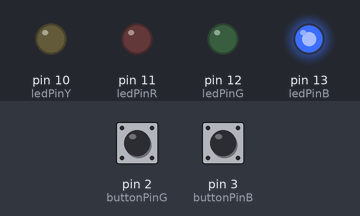
A sketch run on a simulated Arduino Uno, built with avr-gcc and run on an emulated ATmega328P. Shown: output pins drawn as LEDs (lit = HIGH). Inputs (shaded band) come from the test bench; at power-on: pin 2 (buttonPinG) HIGH, pin 3 (buttonPinB) HIGH. Random numbers use the default seed unless the sketch sets one. At 4.0 s the program stops and its outputs stay as they are.

Above: at 0.7 s.
At 1.2 s:
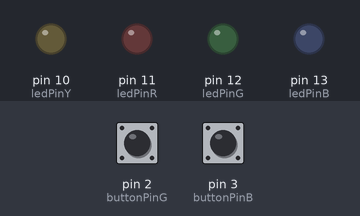
1.3 s: pin 2 (buttonPinG) pulled LOW for 1.8 s
At 4.4 s:
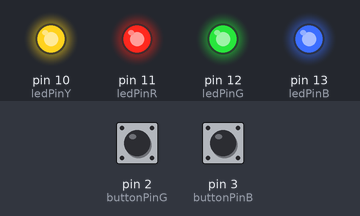
Timing chart, 0 to 5.5 s (numbered marks = the images above; inputs shaded):
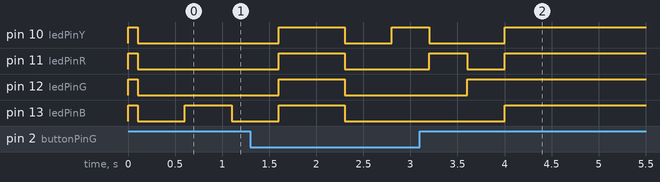

The sketch:

FlashPattern.ino
```cpp
const int buttonPinB = 3;
const int buttonPinG = 2;
const int buttonPinR = 1;
const int buttonPinY = 0;
int ledPinB = 13;
int ledPinG = 12;
int ledPinR = 11;
int ledPinY = 10;
int buttonStateR = 0;
int buttonStateB = 0;
int buttonStateG = 0;
int buttonStateY = 0;

const int length = 20;
int sequence[length];
int n = 0;
int input = 0;
int count = 0;
int t = 0;


int check = 0;
int correct = 1;

void setup() {
  pinMode(ledPinR, OUTPUT);
  pinMode(ledPinB, OUTPUT);
  pinMode(ledPinG, OUTPUT);
  pinMode(ledPinY, OUTPUT);
  pinMode(buttonPinR, INPUT);
  pinMode(buttonPinB, INPUT);
  pinMode(buttonPinG, INPUT);
  pinMode(buttonPinG, INPUT);

  digitalWrite(ledPinR, LOW);
  digitalWrite(ledPinG, LOW);
  digitalWrite(ledPinB, LOW);
  digitalWrite(ledPinY, LOW);


  Serial.begin(9600);

  randomSeed(analogRead(0));

  for (int i = 0; i<length; i++) {
    sequence[i] = random(5);
  }

}


int checkP(int input, int count){

  int flag = 1;

      if (input != sequence[count]){
         flag = 0;
      }

  return flag;
}


void loop() {

  buttonStateR = digitalRead(buttonPinR);
  buttonStateB = digitalRead(buttonPinB);
  buttonStateG = digitalRead(buttonPinG);
  buttonStateY = digitalRead(buttonPinY);

  while (check == 0){

    for (int i = 0; i<length; i++) {
      digitalWrite(ledPinY, HIGH);
      digitalWrite(ledPinR, HIGH);
      digitalWrite(ledPinG, HIGH);
      digitalWrite(ledPinB, HIGH);
      delay(100);

      digitalWrite(ledPinY, LOW);
      digitalWrite(ledPinR, LOW);
      digitalWrite(ledPinG, LOW);
      digitalWrite(ledPinB, LOW);

      delay(500);


      while (n<=i){
        if (sequence[n] == 1){
          digitalWrite(ledPinY, HIGH);
          delay(500 - t);
          digitalWrite(ledPinY, LOW);
        }
        else if (sequence[n] == 2){
          digitalWrite(ledPinR, HIGH);
          delay(500 - t);
          digitalWrite(ledPinR, LOW);
        }
        else if (sequence[n] == 3){
          digitalWrite(ledPinG, HIGH);
          delay(500 - t);
          digitalWrite(ledPinG, LOW);
        }
        else if (sequence[n] == 4){
          digitalWrite(ledPinB, HIGH);
          delay(500 - t);
          digitalWrite(ledPinB, LOW);
        }
        delay(500);
        n++;
      }


      digitalWrite(ledPinY, HIGH);
      digitalWrite(ledPinR, HIGH);
      digitalWrite(ledPinG, HIGH);
      digitalWrite(ledPinB, HIGH);
      delay(700);

      digitalWrite(ledPinY, LOW);
      digitalWrite(ledPinR, LOW);
      digitalWrite(ledPinG, LOW);
      digitalWrite(ledPinB, LOW);

      delay(500);
      check = 1; //indicates that input from the user is required

      if (check == 1){

         count = 0; //counts the number of times that the user pushes a button
         while (count <= i){ //count!= the number of times a light flashed

            buttonStateR = digitalRead(buttonPinR);
            buttonStateB = digitalRead(buttonPinB);
            buttonStateG = digitalRead(buttonPinG);
            buttonStateY = digitalRead(buttonPinY);

           //turns on the corresponding light when the user presses a button

           if (buttonStateY == LOW){
             digitalWrite(ledPinY, HIGH);
             correct = checkP(1, count);
             count++;
             delay(400);
             digitalWrite(ledPinY, LOW);
           }

           if (buttonStateR == LOW){
             digitalWrite(ledPinR, HIGH);
             correct = checkP(2, count);
             count++;
             delay(400);
             digitalWrite(ledPinR, LOW);
           }


           if (buttonStateG == LOW){
             digitalWrite(ledPinG, HIGH);
             correct = checkP(3, count);
             count++;
             delay(400);
             digitalWrite(ledPinG, LOW);
           }


           if (buttonStateB == LOW){
             digitalWrite(ledPinB, HIGH);
             correct = checkP(4, count);
             count++;
             delay(400);
             digitalWrite(ledPinB, LOW);
           }
        }
          while (correct == 0){
            digitalWrite(ledPinY, HIGH);
            digitalWrite(ledPinR, HIGH);
            digitalWrite(ledPinG, HIGH);
            digitalWrite(ledPinB, HIGH);
          }

    }

    n = 0;
    t += 25;

    digitalWrite(ledPinY, LOW);
    digitalWrite(ledPinR, LOW);
    digitalWrite(ledPinG, LOW);
    digitalWrite(ledPinB, LOW);

    }
  }
}
```
